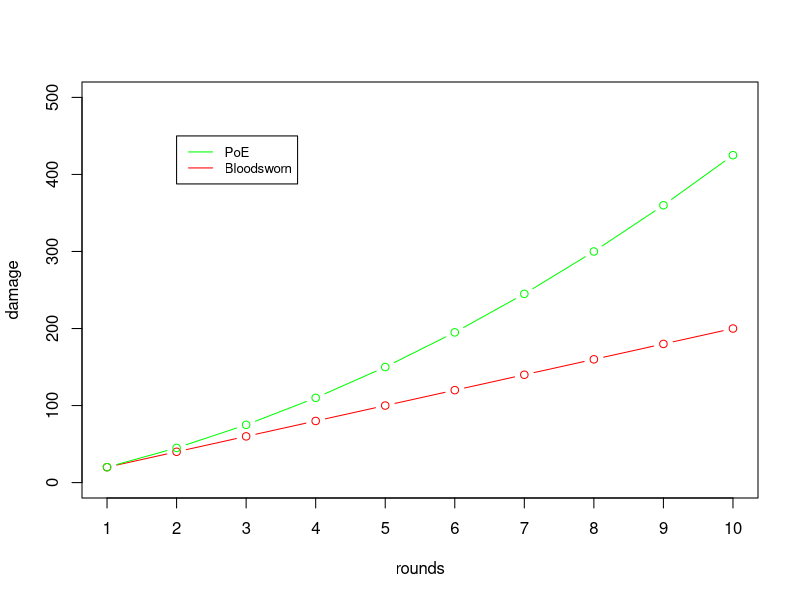

This chart was generated by the following R code:
HP=400

damage_poe <- function(n) {
  sapply(
    n,
    function(x) sum(seq(20, by=5, length = x))
  )
}

damage_bs <- function(n) {
   n*sum(seq(from=HP/2/10,to=HP/20))
}

sum(seq(from=HP/2/10,to=HP/20))

rounds = 1:10
damage_bs_10 = damage_bs(1:10)
damage_poe_10 = damage_poe(1:10)

plot(rounds,damage_bs_10, type="b", col="red", ylim=c(0,500), ylab="damage", xaxt = "n")
lines(rounds,damage_poe_10, type="b", col="green")
legend(2, 450, legend=c("PoE", "Bloodsworn"), col=c("green", "red"), lty=1, cex=0.8)
axis(1, at = rounds)



